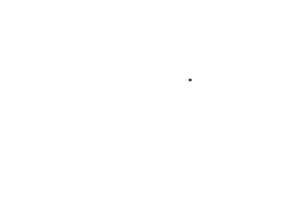
Frame 1 (no input)
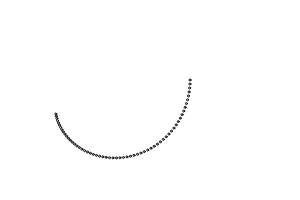
Frame 60 (no input)
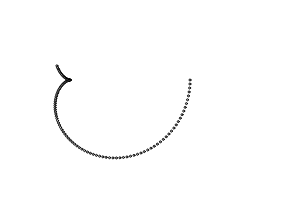
Frame 120 (the mouse pressed at the canvas centre since frame 60)

The p5.js sketch that drew these frames (run headless with seeded random() and noise() and a simulated clock; from frame 60 on, the mouse is pressed at the canvas centre):

// p5.js sketch
// ── sketch.js
function setup() {
    createCanvas(300, 200);
}

let T = 0.0;
let R_stat = 30;
let R_mov  = 30;
let speed = 1;

let xs = [];
let ys = [];

let N = 0;

function draw() {
    let S = speed * T;         // пройденный линейный путь

    let A = S / R_stat;  // угол между горизонталью и направленем на центр движужегося колеса
    let x_center = (R_mov + R_stat) * Math.cos(A); // центр подвижного колеса
    let y_center = (R_mov + R_stat) * Math.sin(A); // центр подвижного колеса

    let B = A + S / R_mov;  // угол проворта движущегося колеса. Почему надо складывать углы???

    let X = x_center + R_mov * Math.cos(B);
    let Y = y_center + R_mov * Math.sin(B);

    ellipse(100 + X, 80 + Y, 2, 2);
    T += 1;
}
